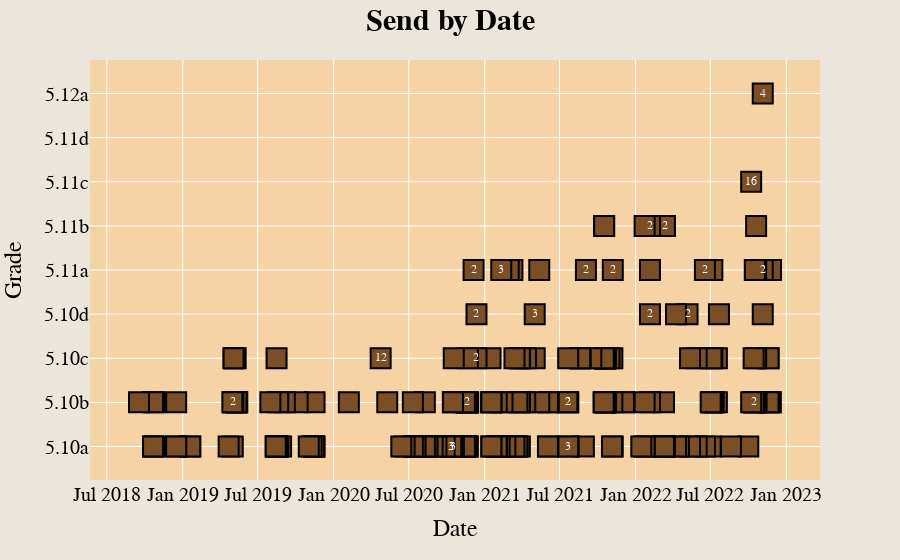

This figure's notebook cell:
### Code cell
fig = px.scatter(df_clean_sends, "Date", "Rating", category_orders={"Rating": YDS_GRADES_LETTER[::-1]}, text='Attempts', custom_data=['Route Formatted', 'Date Formatted', 'Location Formatted', 'Length', 'Avg Stars'])
fig.update_layout(font={'family':'Courier New', 'color':'black', 'size':20}, title={'text':'<b>Send by Date</b>', 'x':0.5, 'font_size':30}, xaxis={'title': 'Date'}, yaxis={'title': 'Grade'}, paper_bgcolor='#ece5dc', plot_bgcolor='#F5D3A5', bargap=0)
fig.update_traces(marker_symbol='square', marker_color='#7A4F25', marker_size=20, marker_line_width=2, marker_line_color='black', textfont={"color": 'White', "size": 12}, hovertemplate='Name: %{customdata[0]}<br>Date: %{customdata[1]}<br>Location: %{customdata[2]}<br>Length: %{customdata[3]}ft<br>Avg Stars: %{customdata[4]}')

### Figure 1 — Plotly figure (JSON) as saved in the notebook; plotly's stock layout.template omitted (floating-point values rounded to 4 significant figures; data arrays with more than 128 entries replaced by an {"elided": "..."} marker saying what was removed)
{"data": [{"customdata": {"elided": "214x5 mixed values"}, "hovertemplate": "Name: %{customdata[0]}<br>Date: %{customdata[1]}<br>Location: %{customdata[2]}<br>Length: %{customdata[3]}ft<br>Avg Stars: %{customdata[4]}", "legendgroup": "", "marker": {"color": "#7A4F25", "line": {"color": "black", "width": 2}, "size": 20, "symbol": "square"}, "mode": "markers+text", "name": "", "orientation": "v", "showlegend": false, "text": {"elided": "214 mixed values"}, "textfont": {"color": "White", "size": 12}, "type": "scatter", "x": {"elided": "214 str values"}, "xaxis": "x", "y": {"elided": "214 str values"}, "yaxis": "y"}], "layout": {"bargap": 0, "font": {"color": "black", "family": "Courier New", "size": 20}, "legend": {"tracegroupgap": 0}, "margin": {"t": 60}, "paper_bgcolor": "#ece5dc", "plot_bgcolor": "#F5D3A5", "title": {"font": {"size": 30}, "text": "<b>Send by Date</b>", "x": 0.5}, "xaxis": {"anchor": "y", "domain": [0, 1], "title": {"text": "Date"}}, "yaxis": {"anchor": "x", "categoryarray": ["5.0", "5.1", "5.2", "5.3", "5.4", "5.5", "5.6", "5.7", "5.8", "5.9", "5.10a", "5.10b", "5.10c", "5.10d", "5.11a", "5.11b", "5.11c", "5.11d", "5.12a", "5.12b", "5.12c", "5.12d", "5.13a", "5.13b", "5.13c", "5.13d", "5.14a", "5.14b", "5.14c", "5.14d", "5.15a", "5.15b", "5.15c", "5.15d"], "categoryorder": "array", "domain": [0, 1], "title": {"text": "Grade"}}}}
